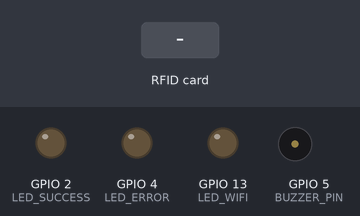
Bench run of a sketch on a simulated ESP32. Shown: output pins drawn as LEDs (lit = HIGH), buzzer (waves = sounding). The inputs (shaded band) are chosen by the test bench. WiFi joins after 1.5 s; servers stay silent unless stated; uploads are accepted with an empty reply; EEPROM starts erased; what the sketch prints to the serial monitor is not drawn.

Above: at 1.1 s.
At 4.4 s:
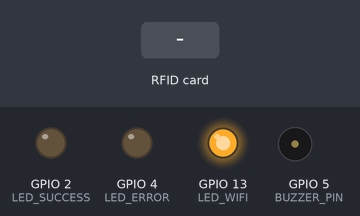
4.5 s: RFID card 5E 7A 19 C4 held to the reader
At 5.5 s:
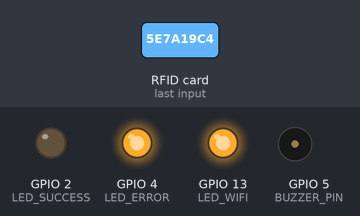
Timing chart, 0 to 7.5 s (numbered marks = the images above; inputs shaded):
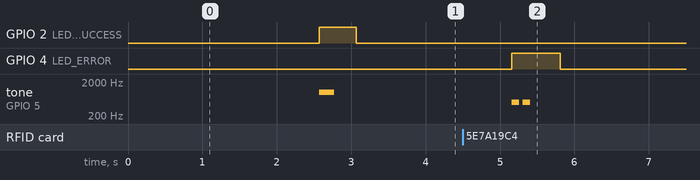

Measured:
- after the input at 4.5 s, GPIO 4 (LED_ERROR): LOW → HIGH after 0.66 s, → LOW 0.65 s later; tone on GPIO 5 (BUZZER_PIN): alternates 500 Hz for 0.10 s and silent for 0.05 s, 4 changes in all, then stays silent, starting after 0.66 s

The sketch:

attendance_system_complete.ino
```cpp
/*
 * University Classroom Attendance System - ESP32 Complete Implementation
 *
 * Hardware Requirements:
 * - ESP32 Development Board (ESP32-WROOM-32)
 * - MFRC522 RFID Reader Module
 * - RFID Cards/Tags for professors and students
 * - 2x LEDs (Green for success, Red for error)
 * - 1x Buzzer for audio feedback
 * - 2x 220Ω resistors for LEDs
 *
 * Wiring (ESP32 to MFRC522):
 * - VCC -> 3.3V
 * - GND -> GND
 * - SDA -> GPIO 21
 * - SCK -> GPIO 18
 * - MOSI -> GPIO 23
 * - MISO -> GPIO 19
 * - RST -> GPIO 22
 *
 * LED and Buzzer Wiring:
 * - Green LED: GPIO 2 -> 220Ω -> LED -> GND
 * - Red LED: GPIO 4 -> 220Ω -> LED -> GND
 * - Buzzer: GPIO 5 -> Buzzer -> GND
 */

#include <WiFi.h>
#include <HTTPClient.h>
#include <ArduinoJson.h>
#include <SPI.h>
#include <MFRC522.h>
#include <EEPROM.h>

// ============================================================================
// CONFIGURATION SECTION - UPDATE THESE VALUES
// ============================================================================

// WiFi Configuration
const char* ssid = "YOUR_WIFI_SSID";           // Replace with your WiFi name
const char* password = "YOUR_WIFI_PASSWORD";    // Replace with your WiFi password

// Supabase Configuration
const char* supabaseUrl = "https://putjlurgkhdmdwhepgqq.supabase.co";
const char* supabaseKey = "eyJhbGciOiJIUzI1NiIsInR5cCI6IkpXVCJ9.eyJpc3MiOiJzdXBhYmFzZSIsInJlZiI6InB1dGpsdXJna2hkbWR3aGVwZ3FxIiwicm9sZSI6InNlcnZpY2Vfcm9sZSIsImlhdCI6MTc1NjcyNTg5NCwiZXhwIjoyMDcyMzAxODk0fQ.XfXHqA_4rtpj16Tg6x2xLlGsjUUtjCBqSpXc6xgtnJg";

// Device Configuration
const char* deviceId = "ESP32_001_A101";       // Change this to match your classroom
const char* deviceName = "Classroom A101";     // Human-readable name

// ============================================================================
// PIN DEFINITIONS
// ============================================================================

#define SS_PIN 21      // RFID SDA pin
#define RST_PIN 22     // RFID RST pin
#define LED_SUCCESS 2  // Green LED for success
#define LED_ERROR 4    // Red LED for errors
#define BUZZER_PIN 5   // Buzzer pin
#define LED_WIFI 13    // Blue LED for WiFi status

// ============================================================================
// GLOBAL VARIABLES
// ============================================================================

MFRC522 mfrc522(SS_PIN, RST_PIN);

// WiFi and connection management
bool wifiConnected = false;
unsigned long lastWiFiCheck = 0;
const unsigned long WIFI_CHECK_INTERVAL = 30000; // Check WiFi every 30 seconds

// RFID scan management
String lastScannedCard = "";
unsigned long lastScanTime = 0;
const unsigned long SCAN_COOLDOWN = 3000; // 3 seconds between scans

// System status
unsigned long systemStartTime = 0;
unsigned long lastHeartbeat = 0;
const unsigned long HEARTBEAT_INTERVAL = 60000; // Send heartbeat every minute
// Tracks outcome of last end-session attempt to prevent accidental re-start
bool lastProfessorEndTooEarly = false;

// EEPROM addresses
#define EEPROM_SIZE 512
#define EEPROM_WIFI_SSID 0
#define EEPROM_WIFI_PASS 32

// ============================================================================
// SETUP FUNCTION
// ============================================================================

void setup() {
  Serial.begin(115200);
  delay(1000);

  Serial.println("========================================");
  Serial.println("University Attendance System Starting...");
  Serial.println("========================================");

  // Initialize EEPROM
  EEPROM.begin(EEPROM_SIZE);

  // Initialize pins
  initializePins();

  // Initialize RFID reader
  initializeRFID();

  // Connect to WiFi
  connectToWiFi();

  // Initialize system
  systemStartTime = millis();

  Serial.println("System Ready!");
  Serial.println("Waiting for RFID cards...");
  Serial.println("========================================");

  // Success indication
  successFeedback();

  // Send initial heartbeat
  sendHeartbeat();
}

// ============================================================================
// MAIN LOOP
// ============================================================================

void loop() {
  // Check WiFi connection periodically
  if (millis() - lastWiFiCheck > WIFI_CHECK_INTERVAL) {
    checkWiFiConnection();
    lastWiFiCheck = millis();
  }

  // Send heartbeat to server
  if (millis() - lastHeartbeat > HEARTBEAT_INTERVAL) {
    sendHeartbeat();
    lastHeartbeat = millis();
  }

  // Check for new RFID card
  if (mfrc522.PICC_IsNewCardPresent() && mfrc522.PICC_ReadCardSerial()) {
    String rfidTag = getRFIDString();

    // Prevent duplicate scans
    if (rfidTag == lastScannedCard && (millis() - lastScanTime) < SCAN_COOLDOWN) {
      Serial.println("Duplicate scan ignored");
      return;
    }

    lastScannedCard = rfidTag;
    lastScanTime = millis();

    Serial.println("========================================");
    Serial.println("Card detected: " + rfidTag);
    Serial.println("Processing...");

    // Process the RFID scan
    processRFIDScan(rfidTag);

    // Stop reading
    mfrc522.PICC_HaltA();

    Serial.println("========================================");
  }

  delay(100);
}

// ============================================================================
// INITIALIZATION FUNCTIONS
// ============================================================================

void initializePins() {
  pinMode(LED_SUCCESS, OUTPUT);
  pinMode(LED_ERROR, OUTPUT);
  pinMode(BUZZER_PIN, OUTPUT);
  pinMode(LED_WIFI, OUTPUT);

  // Turn off all LEDs initially
  digitalWrite(LED_SUCCESS, LOW);
  digitalWrite(LED_ERROR, LOW);
  digitalWrite(LED_WIFI, LOW);

  Serial.println("Pins initialized");
}

void initializeRFID() {
  SPI.begin();
  mfrc522.PCD_Init();

  // Set antenna gain
  mfrc522.PCD_SetAntennaGain(mfrc522.RxGain_max);

  Serial.println("RFID reader initialized");
  Serial.println("MFRC522 Version: " + String(mfrc522.PCD_ReadRegister(mfrc522.VersionReg), HEX));
}

// ============================================================================
// WIFI MANAGEMENT
// ============================================================================

void connectToWiFi() {
  Serial.print("Connecting to WiFi: ");
  Serial.println(ssid);

  WiFi.begin(ssid, password);
  WiFi.setAutoReconnect(true);
  WiFi.persistent(true);

  int attempts = 0;
  while (WiFi.status() != WL_CONNECTED && attempts < 20) {
    delay(500);
    Serial.print(".");
    attempts++;
  }

  if (WiFi.status() == WL_CONNECTED) {
    wifiConnected = true;
    Serial.println();
    Serial.println("WiFi connected successfully!");
    Serial.print("IP address: ");
    Serial.println(WiFi.localIP());
    Serial.print("Signal strength: ");
    Serial.println(WiFi.RSSI());

    digitalWrite(LED_WIFI, HIGH);
  } else {
    wifiConnected = false;
    Serial.println();
    Serial.println("WiFi connection failed!");
    digitalWrite(LED_WIFI, LOW);
  }
}

void checkWiFiConnection() {
  if (WiFi.status() != WL_CONNECTED) {
    Serial.println("WiFi disconnected. Attempting to reconnect...");
    wifiConnected = false;
    digitalWrite(LED_WIFI, LOW);
    connectToWiFi();
  } else if (!wifiConnected) {
    wifiConnected = true;
    digitalWrite(LED_WIFI, HIGH);
    Serial.println("WiFi reconnected!");
  }
}

// ============================================================================
// RFID PROCESSING
// ============================================================================

String getRFIDString() {
  String content = "";
  for (byte i = 0; i < mfrc522.uid.size; i++) {
    content.concat(String(mfrc522.uid.uidByte[i] < 0x10 ? "0" : ""));
    content.concat(String(mfrc522.uid.uidByte[i], HEX));
  }
  content.toUpperCase();
  return content;
}

void processRFIDScan(String rfidTag) {
  if (!wifiConnected) {
    Serial.println("Error: WiFi not connected");
    errorFeedback();
    return;
  }

  // First, try to END an existing professor session (respects minimum duration)
  if (endProfessorSession(rfidTag)) {
    Serial.println("✅ Professor session ended successfully!");
    successFeedback();
    return;
  }

  // If ending failed due to minimum duration, do NOT start a new session
  if (lastProfessorEndTooEarly) {
    Serial.println("⏳ Cannot end session yet: minimum duration not reached");
    errorFeedback();
    return;
  }

  // If no active session to end, try to START a new professor session
  if (startProfessorSession(rfidTag)) {
    Serial.println("✅ Professor session started successfully!");
    successFeedback();
    return;
  }

  // If not a professor, try to record student attendance
  if (recordStudentAttendance(rfidTag)) {
    Serial.println("✅ Student attendance recorded successfully!");
    successFeedback();
    return;
  }

  // If neither worked, show error
  Serial.println("❌ RFID tag not recognized or no active session");
  errorFeedback();
}

// ============================================================================
// SUPABASE API FUNCTIONS
// ============================================================================

bool startProfessorSession(String rfidTag) {
  HTTPClient http;
  http.begin(String(supabaseUrl) + "/rest/v1/rpc/start_professor_session");
  http.addHeader("Content-Type", "application/json");
  http.addHeader("Authorization", "Bearer " + String(supabaseKey));
  http.addHeader("apikey", supabaseKey);

  // Create JSON payload
  DynamicJsonDocument doc(1024);
  doc["p_professor_rfid"] = rfidTag;
  doc["p_classroom_device_id"] = deviceId;
  doc["p_subject"] = ""; // Let database function determine subject from timetable
  doc["p_late_threshold"] = 1;

  String jsonString;
  serializeJson(doc, jsonString);

  Serial.println("Starting professor session...");
  Serial.println("Payload: " + jsonString);

  int httpResponseCode = http.POST(jsonString);

  if (httpResponseCode > 0) {
    String response = http.getString();
    Serial.println("Response Code: " + String(httpResponseCode));
    Serial.println("Response: " + response);

    // Parse response
    DynamicJsonDocument responseDoc(1024);
    deserializeJson(responseDoc, response);

    if (responseDoc["success"] == true) {
      Serial.println("Professor: " + responseDoc["professor_name"].as<String>());
      Serial.println("Classroom: " + responseDoc["classroom_name"].as<String>());
      Serial.println("Subject: " + responseDoc["subject"].as<String>());
      Serial.println("Session ID: " + responseDoc["session_id"].as<String>());
      http.end();
      return true;
    } else {
      Serial.println("Error: " + responseDoc["error"].as<String>());
    }
  } else {
    Serial.println("HTTP Error: " + String(httpResponseCode));
  }

  http.end();
  return false;
}

bool endProfessorSession(String rfidTag) {
  HTTPClient http;
  http.begin(String(supabaseUrl) + "/rest/v1/rpc/end_professor_session");
  http.addHeader("Content-Type", "application/json");
  http.addHeader("Authorization", "Bearer " + String(supabaseKey));
  http.addHeader("apikey", supabaseKey);

  // Create JSON payload
  DynamicJsonDocument doc(1024);
  doc["p_professor_rfid"] = rfidTag;
  doc["p_classroom_device_id"] = deviceId;

  String jsonString;
  serializeJson(doc, jsonString);

  Serial.println("Ending professor session...");
  Serial.println("Payload: " + jsonString);

  int httpResponseCode = http.POST(jsonString);

  if (httpResponseCode > 0) {
    String response = http.getString();
    Serial.println("Response Code: " + String(httpResponseCode));
    Serial.println("Response: " + response);

    // Parse response
    DynamicJsonDocument responseDoc(1024);
    deserializeJson(responseDoc, response);

    // Reset flag by default; set to true only for minimum-duration violation
    lastProfessorEndTooEarly = false;

    if (responseDoc["success"] == true) {
      Serial.println("Session ended successfully!");
      Serial.println("Professor: " + responseDoc["professor_name"].as<String>());
      Serial.println("Session duration: " + responseDoc["duration_minutes"].as<String>() + " minutes");
      http.end();
      return true;
    } else {
      String err = responseDoc["error"].as<String>();
      Serial.println("Error: " + err);
      if (err.indexOf("must run for at least") >= 0 || err.indexOf("minimum") >= 0) {
        lastProfessorEndTooEarly = true;
      }
    }
  } else {
    Serial.println("HTTP Error: " + String(httpResponseCode));
  }

  http.end();
  return false;
}

bool recordStudentAttendance(String rfidTag) {
  HTTPClient http;
  http.begin(String(supabaseUrl) + "/rest/v1/rpc/record_student_attendance");
  http.addHeader("Content-Type", "application/json");
  http.addHeader("Authorization", "Bearer " + String(supabaseKey));
  http.addHeader("apikey", supabaseKey);

  // Create JSON payload
  DynamicJsonDocument doc(1024);
  doc["p_student_rfid"] = rfidTag;
  doc["p_classroom_device_id"] = deviceId;

  String jsonString;
  serializeJson(doc, jsonString);

  Serial.println("Recording student attendance...");
  Serial.println("Payload: " + jsonString);

  int httpResponseCode = http.POST(jsonString);

  if (httpResponseCode > 0) {
    String response = http.getString();
    Serial.println("Response Code: " + String(httpResponseCode));
    Serial.println("Response: " + response);

    // Parse response
    DynamicJsonDocument responseDoc(1024);
    deserializeJson(responseDoc, response);

    if (responseDoc["success"] == true) {
      Serial.println("Student: " + responseDoc["student_name"].as<String>());
      Serial.println("Student Number: " + responseDoc["student_number"].as<String>());
      Serial.println("Status: " + responseDoc["status"].as<String>());
      Serial.println("Timestamp: " + responseDoc["timestamp"].as<String>());
      http.end();
      return true;
    } else {
      Serial.println("Error: " + responseDoc["error"].as<String>());
    }
  } else {
    Serial.println("HTTP Error: " + String(httpResponseCode));
  }

  http.end();
  return false;
}

void sendHeartbeat() {
  if (!wifiConnected) {
    return;
  }

  HTTPClient http;
  http.begin(String(supabaseUrl) + "/rest/v1/device_heartbeats");
  http.addHeader("Content-Type", "application/json");
  http.addHeader("Authorization", "Bearer " + String(supabaseKey));
  http.addHeader("apikey", supabaseKey);

  // Create heartbeat payload
  DynamicJsonDocument doc(512);
  doc["device_id"] = deviceId;
  doc["device_name"] = deviceName;
  doc["status"] = "online";
  doc["uptime_seconds"] = (millis() - systemStartTime) / 1000;
  doc["wifi_strength"] = WiFi.RSSI();
  doc["ip_address"] = WiFi.localIP().toString();

  String jsonString;
  serializeJson(doc, jsonString);

  int httpResponseCode = http.POST(jsonString);

  if (httpResponseCode > 0) {
    Serial.println("Heartbeat sent successfully");
  } else {
    Serial.println("Heartbeat failed: " + String(httpResponseCode));
  }

  http.end();
}

// ============================================================================
// FEEDBACK FUNCTIONS
// ============================================================================

void successFeedback() {
  // Green LED and success beep
  digitalWrite(LED_SUCCESS, HIGH);
  tone(BUZZER_PIN, 1000, 200);  // High pitch beep
  delay(500);
  digitalWrite(LED_SUCCESS, LOW);
}

void errorFeedback() {
  // Red LED and error beeps
  digitalWrite(LED_ERROR, HIGH);
  tone(BUZZER_PIN, 500, 100);   // Low pitch beep
  delay(150);
  tone(BUZZER_PIN, 500, 100);   // Second beep
  delay(500);
  digitalWrite(LED_ERROR, LOW);
}

void blinkLED(int pin, int times) {
  for (int i = 0; i < times; i++) {
    digitalWrite(pin, HIGH);
    delay(200);
    digitalWrite(pin, LOW);
    delay(200);
  }
}

// ============================================================================
// UTILITY FUNCTIONS
// ============================================================================

void printSystemInfo() {
  Serial.println("========================================");
  Serial.println("System Information:");
  Serial.println("Device ID: " + String(deviceId));
  Serial.println("Device Name: " + String(deviceName));
  Serial.println("WiFi SSID: " + String(ssid));
  Serial.println("WiFi Status: " + String(wifiConnected ? "Connected" : "Disconnected"));
  Serial.println("IP Address: " + WiFi.localIP().toString());
  Serial.println("Signal Strength: " + String(WiFi.RSSI()) + " dBm");
  Serial.println("Uptime: " + String((millis() - systemStartTime) / 1000) + " seconds");
  Serial.println("Free Heap: " + String(ESP.getFreeHeap()) + " bytes");
  Serial.println("========================================");
}

// ============================================================================
// DEBUG COMMANDS (via Serial Monitor)
// ============================================================================

void handleSerialCommands() {
  if (Serial.available()) {
    String command = Serial.readStringUntil('\n');
    command.trim();

    if (command == "info") {
      printSystemInfo();
    } else if (command == "wifi") {
      checkWiFiConnection();
    } else if (command == "heartbeat") {
      sendHeartbeat();
    } else if (command == "restart") {
      ESP.restart();
    } else if (command == "help") {
      Serial.println("Available commands:");
      Serial.println("info - Print system information");
      Serial.println("wifi - Check WiFi connection");
      Serial.println("heartbeat - Send heartbeat to server");
      Serial.println("restart - Restart ESP32");
      Serial.println("help - Show this help");
    }
  }
}
```
